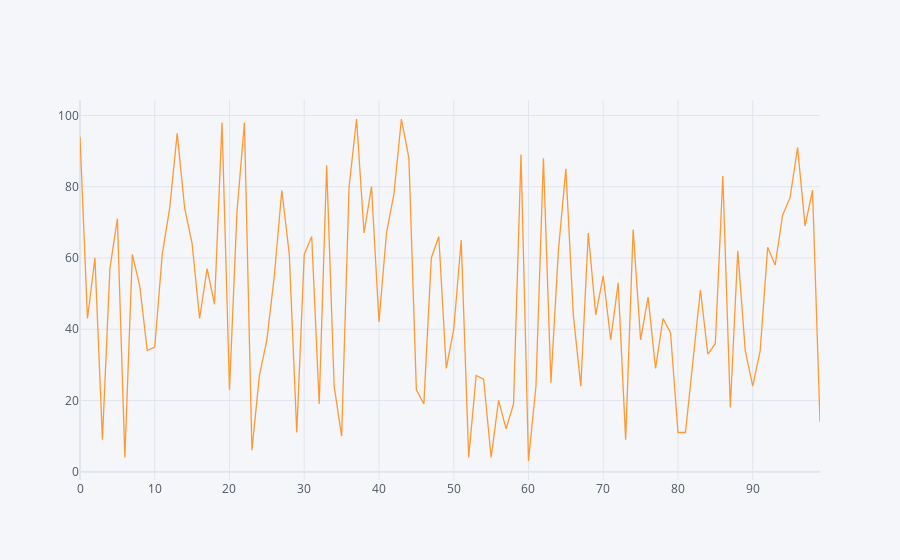

Here is the notebook cell this chart was saved with:
### Code cell
df1.iplot()

### Figure 1 — Plotly figure (JSON) as saved in the notebook; plotly's stock layout.template omitted (floating-point values rounded to 4 significant figures)
{"data": [{"line": {"color": "rgba(255, 153, 51, 1.0)", "dash": "solid", "shape": "linear", "width": 1.3}, "mode": "lines", "name": "0", "text": "", "type": "scatter", "x": [0, 1, 2, 3, 4, 5, 6, 7, 8, 9, 10, 11, 12, 13, 14, 15, 16, 17, 18, 19, 20, 21, 22, 23, 24, 25, 26, 27, 28, 29, 30, 31, 32, 33, 34, 35, 36, 37, 38, 39, 40, 41, 42, 43, 44, 45, 46, 47, 48, 49, 50, 51, 52, 53, 54, 55, 56, 57, 58, 59, 60, 61, 62, 63, 64, 65, 66, 67, 68, 69, 70, 71, 72, 73, 74, 75, 76, 77, 78, 79, 80, 81, 82, 83, 84, 85, 86, 87, 88, 89, 90, 91, 92, 93, 94, 95, 96, 97, 98, 99], "y": [94, 43, 60, 9, 57, 71, 4, 61, 52, 34, 35, 61, 74, 95, 74, 64, 43, 57, 47, 98, 23, 73, 98, 6, 27, 37, 55, 79, 61, 11, 61, 66, 19, 86, 24, 10, 80, 99, 67, 80, 42, 67, 78, 99, 88, 23, 19, 60, 66, 29, 40, 65, 4, 27, 26, 4, 20, 12, 19, 89, 3, 24, 88, 25, 62, 85, 44, 24, 67, 44, 55, 37, 53, 9, 68, 37, 49, 29, 43, 39, 11, 11, 31, 51, 33, 36, 83, 18, 62, 34, 24, 34, 63, 58, 72, 77, 91, 69, 79, 14]}], "layout": {"legend": {"bgcolor": "#F5F6F9", "font": {"color": "#4D5663"}}, "paper_bgcolor": "#F5F6F9", "plot_bgcolor": "#F5F6F9", "title": {"font": {"color": "#4D5663"}}, "xaxis": {"gridcolor": "#E1E5ED", "showgrid": true, "tickfont": {"color": "#4D5663"}, "title": {"font": {"color": "#4D5663"}, "text": ""}, "zerolinecolor": "#E1E5ED"}, "yaxis": {"gridcolor": "#E1E5ED", "showgrid": true, "tickfont": {"color": "#4D5663"}, "title": {"font": {"color": "#4D5663"}, "text": ""}, "zerolinecolor": "#E1E5ED"}}}
